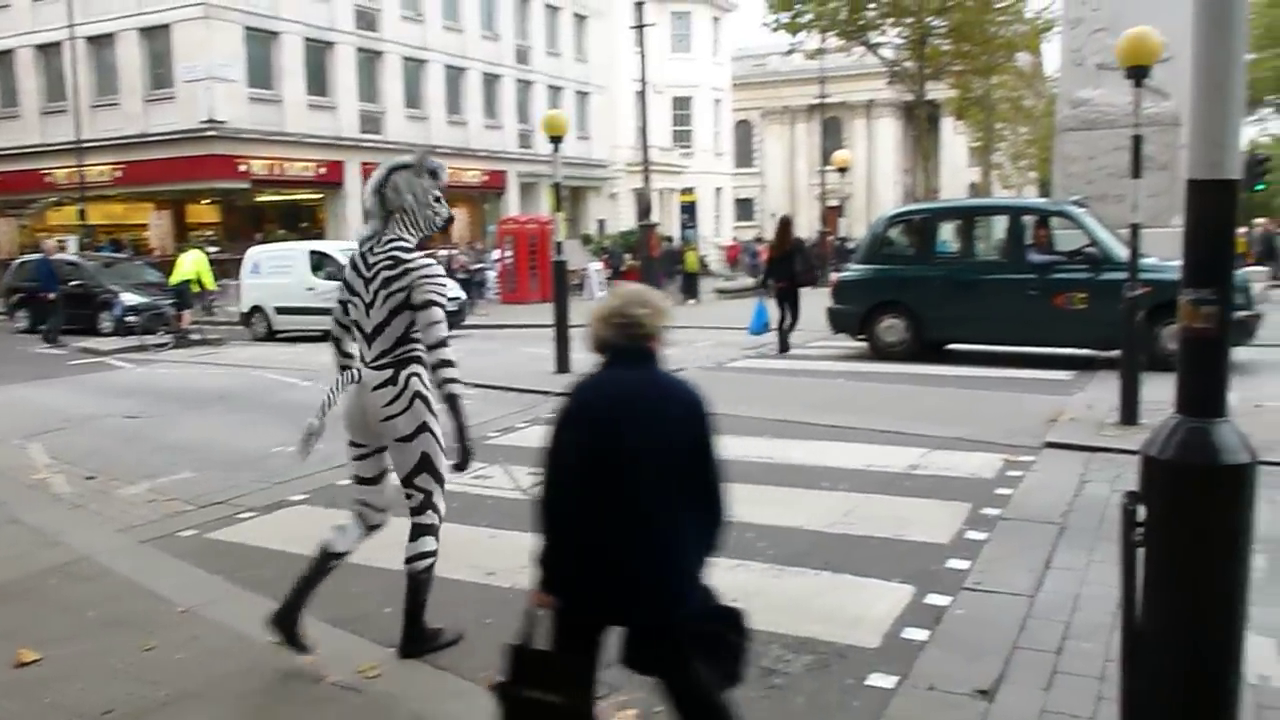
#> input picture frame 56 of zebra_crossing/images/inputVideo.mp4, 1280 x 720 px
$ python zebra.py   (Python 2 division)   (older library calls are emulated)
#> lines starting #> are read from the running program, lines starting #| are printed output that depends on the picture; after the words box and inside, x2 and y2 are one past the last pixel; in counts of white or black regions, pixels touching at a corner belong together
import numpy as np
import cv2
import math
# import scipy.misc
import PIL.Image
import statistics
import timeit
import glob
from sklearn import linear_model, datasets


# ==========================#
# ---------functions--------#
# ==========================#

# get a line from a point and unit vectors
# [42 lines left out: functions lineCalc, angle, lineIntersect, not called in this run]


# process a frame
def process(im):
    start = timeit.timeit()  # start timer

    # initialize some variables
    x = W
    y = H

    radius = 250  # px
    thresh = 170
    bw_width = 170

    bxLeft = []
    byLeft = []
    bxbyLeftArray = []
    bxbyRightArray = []
    bxRight = []
    byRight = []
    boundedLeft = []
    boundedRight = []

    # 1. filter the white color
    lower = np.array([170, 170, 170])
    upper = np.array([255, 255, 255])
    mask = cv2.inRange(im, lower, upper)

    # 2. erode the frame
    erodeSize = int(y / 30)
    erodeStructure = cv2.getStructuringElement(cv2.MORPH_RECT, (erodeSize, 1))
    erode = cv2.erode(mask, erodeStructure, (-1, -1))

    # 3. find contours and  draw the green lines on the white strips
    _, contours, hierarchy = cv2.findContours(erode, cv2.RETR_TREE, cv2.CHAIN_APPROX_NONE)

    for i in contours:
        bx, by, bw, bh = cv2.boundingRect(i)

        if (bw > bw_width):
            cv2.line(im, (bx, by), (bx + bw, by + bh), (0, 255, 0), 2)  # draw the a contour line
            bxRight.append(bx + bw)  # right line
            byRight.append(by + bh)  # right line
            bxLeft.append(bx)  # left line
            byLeft.append(by)  # left line
            bxbyLeftArray.append([bx, by])  # x,y for the left line
            bxbyRightArray.append([bx + bw, by + bh])  # x,y for the left line
            cv2.circle(im, (int(bx), int(by)), 5, (0, 250, 250), 2)  # circles -> left line
            cv2.circle(im, (int(bx + bw), int(by + bh)), 5, (250, 250, 0), 2)  # circles -> right line

    # calculate median average for each line
    medianR = np.median(bxbyRightArray, axis=0)
    medianL = np.median(bxbyLeftArray, axis=0)

    bxbyLeftArray = np.asarray(bxbyLeftArray)
    bxbyRightArray = np.asarray(bxbyRightArray)

    # 4. are the points bounded within the median circle?
    for i in bxbyLeftArray:
        if (((medianL[0] - i[0]) ** 2 + (medianL[1] - i[1]) ** 2) < radius ** 2) == True:
            boundedLeft.append(i)

    boundedLeft = np.asarray(boundedLeft)

    for i in bxbyRightArray:
        if (((medianR[0] - i[0]) ** 2 + (medianR[1] - i[1]) ** 2) < radius ** 2) == True:
            boundedRight.append(i)

    boundedRight = np.asarray(boundedRight)

    # 5. RANSAC Algorithm

    # select the points enclosed within the circle (from the last part)
    print boundedLeft
    # if boundedLeft != None:

    bxLeft = np.asarray(boundedLeft[:, 0])
    byLeft = np.asarray(boundedLeft[:, 1])
    bxRight = np.asarray(boundedRight[:, 0])
    byRight = np.asarray(boundedRight[:, 1])

    # transpose x of the right and the left line
    bxLeftT = np.array([bxLeft]).transpose()
    bxRightT = np.array([bxRight]).transpose()

    # run ransac for LEFT
    model_ransac = linear_model.RANSACRegressor(linear_model.LogisticRegression())
    ransacX = model_ransac.fit(bxLeftT, byLeft)
    inlier_maskL = model_ransac.inlier_mask_  # right mask

    # run ransac for RIGHT
    ransacY = model_ransac.fit(bxRightT, byRight)
    inlier_maskR = model_ransac.inlier_mask_  # left mask

    # draw RANSAC selected circles
    for i, element in enumerate(boundedRight[inlier_maskR]):
        # print(i,element[0])
        cv2.circle(im, (element[0], element[1]), 10, (250, 250, 250), 2)  # circles -> right line

    for i, element in enumerate(boundedLeft[inlier_maskL]):
        # print(i,element[0])
        cv2.circle(im, (element[0], element[1]), 10, (100, 100, 250), 2)  # circles -> right line

    # 6. Calcuate the intersection point of the bounding lines
    # unit vector + a point on each line
    vx, vy, x0, y0 = cv2.fitLine(boundedLeft[inlier_maskL], cv2.DIST_L2, 0, 0.01, 0.01)
    vx_R, vy_R, x0_R, y0_R = cv2.fitLine(boundedRight[inlier_maskR], cv2.DIST_L2, 0, 0.01, 0.01)

    # get m*x+b
    m_L, b_L = lineCalc(vx, vy, x0, y0)
    m_R, b_R = lineCalc(vx_R, vy_R, x0_R, y0_R)

    # calculate intersention
    intersectionX, intersectionY = lineIntersect(m_R, b_R, m_L, b_L)

    # 7. draw the bounding lines and the intersection point
    m = radius * 10
    if (intersectionY < H / 2):
        cv2.circle(im, (int(intersectionX), int(intersectionY)), 10, (0, 0, 255), 15)
        cv2.line(im, (x0 - m * vx, y0 - m * vy), (x0 + m * vx, y0 + m * vy), (255, 0, 0), 3)
        cv2.line(im, (x0_R - m * vx_R, y0_R - m * vy_R), (x0_R + m * vx_R, y0_R + m * vy_R), (255, 0, 0), 3)

    # 8. calculating the direction vector
    POVx = W / 2  # camera POV - center of the screen
    POVy = H / 2  # camera POV - center of the screen

    Dx = -int(intersectionX - POVx)  # regular x,y axis coordinates
    Dy = -int(intersectionY - POVy)  # regular x,y axis coordinates

    # focal length in pixels = (image width in pixels) * (focal length in mm) / (CCD width in mm)
    focalpx = int(W * 4.26 / 6.604)  # all in mm

    end = timeit.timeit()  # STOP TIMER
    time_ = end - start

    print('DELTA (x,y from POV):' + str(Dx) + ',' + str(Dy))
    return im, Dx, Dy


cap = cv2.VideoCapture('images/inputVideo.mp4')  # load a video
#
W = cap.get(3)  # get width
H = cap.get(4)  # get height
# frame = cv2.imread("images/main2.jpg")
# W, H, _ = frame.shape

# Define a new resolution
ratio = H / W
W = 800
H = int(W * ratio)

# setup the parameters for saving the processed file
# fourcc = cv2.VideoWriter_fourcc(*'mp4v')
# out = cv2.VideoWriter('processedVideo.mp4', fourcc, 15.0, (int(W), int(H)))

Dx = []
Dy = []
after = 0
DxAve = 0
Dxold = 0
DyAve = 0
Dyold = 0
i = 0
state = ""

while (cap.isOpened()):
    ret, frame = cap.read()
#> frame is the input picture: shape (720, 1280, 3); mean B, G, R 127.3, 131.7, 133.6
    if ret == False:
        break
    img = cv2.resize(frame, (W, H))

    # draw camera's POV
    cv2.circle(img, (int(W / 2), int(H / 2)), 5, (0, 0, 255), 8)
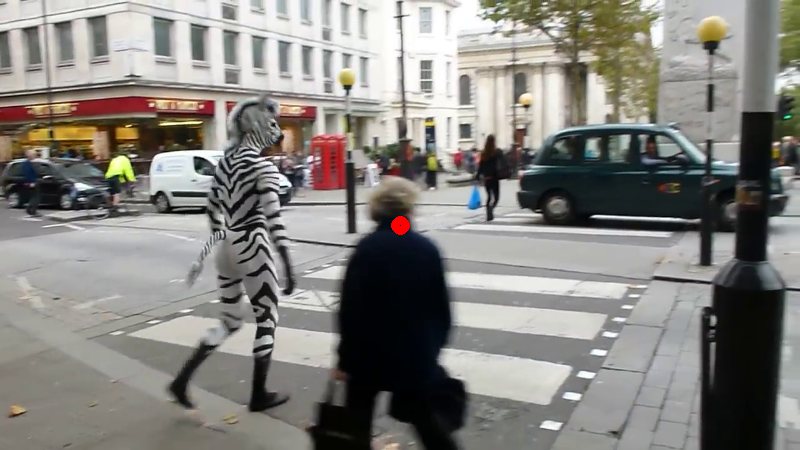
#> img: shape (450, 800, 3); mean B, G, R 127.2, 131.6, 133.7

    try:
        processedFrame, dx, dy = process(img)
#> in process, `mask = cv2.inRange(im, lower, upper)`:
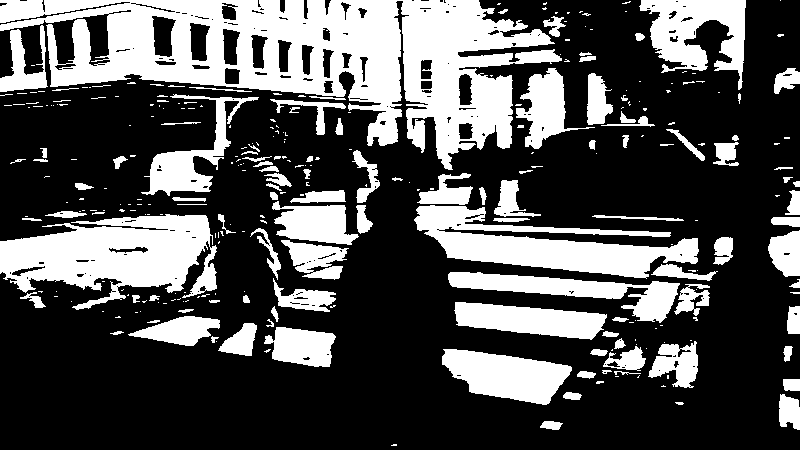
#> mask: shape (450, 800); 32% white; 304 white regions (191 under 20 px), largest, box (x1, y1, x2, y2) and area: (0, 0, 562, 170) 41428, (0, 214, 217, 310) 12512, (414, 205, 699, 279) 9409
#> in process, `erode = cv2.erode(mask, erodeStructure, (-1, -1))`:
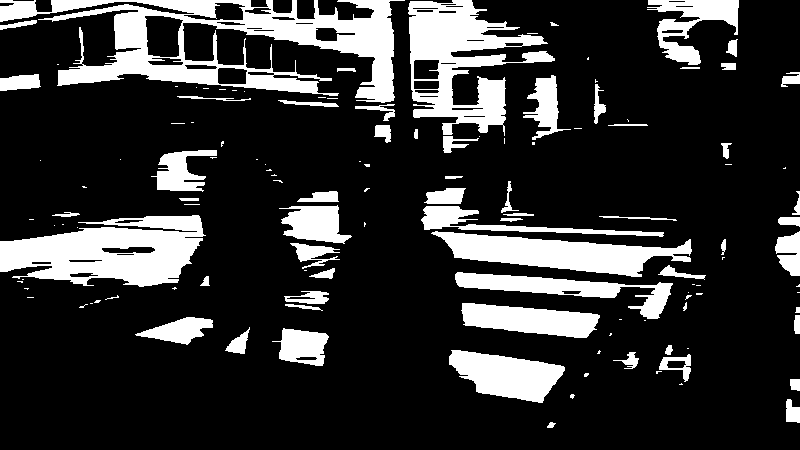
#> erode: shape (450, 800); 19.5% white; 127 white regions (67 under 20 px)
#> in process, `_, contours, hierarchy = cv2.findContours(erode, cv2.RETR_TREE, cv2.CH..`: contours = 168 contours, 71 with area under 20; largest, box (x1, y1, x2, y2) and area: (0, 0, 405, 103) 17404, (0, 215, 206, 287) 9598, (408, 0, 555, 136) 9215, (431, 231, 692, 277) 5705, (449, 350, 565, 403) 3654
#> the loop in process, `for i in contours:` made 168 passes
#> (bx, by, bw, bh) on passes 1 to 3: (547, 422, 9, 6), (786, 399, 14, 24), (570, 394, 5, 5)
#> after the loop in process, `for i in contours:`:
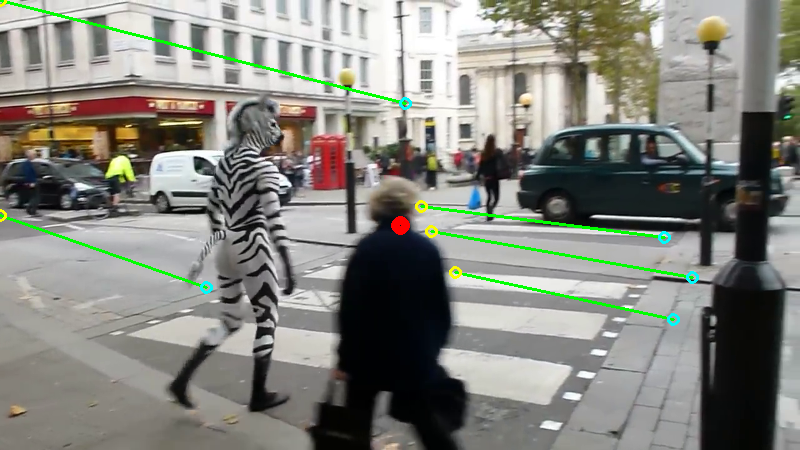
#> im: shape (450, 800, 3); 1.31% of pixels changed, all inside (x1, y1, x2, y2) = (0, 0, 699, 326)
#> after the loop in process, `for i in contours:`: bxLeft = [455, 431, 0, 421, 0]; bxRight = [673, 692, 206, 664, 405]; bxbyLeftArray = [[455, 272], [431, 231], [0, 215], [421, 206], [0, 0]]; bxbyRightArray = [[673, 319], [692, 277], [206, 287], [664, 237], [405, 103]]; byLeft = [272, 231, 215, 206, 0]; byRight = [319, 277, 287, 237, 103]
#> in process, `medianR = np.median(bxbyRightArray, axis=0)`: medianR = [664, 277]
#> in process, `medianL = np.median(bxbyLeftArray, axis=0)`: medianL = [421, 215]
#> the loop in process, `for i in bxbyLeftArray:` made 5 passes
#> after the loop in process, `for i in bxbyLeftArray:`: boundedLeft = [[455, 272], [431, 231], [421, 206]]
#> the loop in process, `for i in bxbyRightArray:` made 5 passes
#> after the loop in process, `for i in bxbyRightArray:`: boundedRight = [[673, 319], [692, 277], [664, 237]]
#| [[455 272]
#|  [431 231]
#|  [421 206]]
#> in process, `bxLeft = np.asarray(boundedLeft[:, 0])`: bxLeft = [455, 431, 421]
#> in process, `byLeft = np.asarray(boundedLeft[:, 1])`: byLeft = [272, 231, 206]
#> in process, `bxRight = np.asarray(boundedRight[:, 0])`: bxRight = [673, 692, 664]
#> in process, `byRight = np.asarray(boundedRight[:, 1])`: byRight = [319, 277, 237]
#> in process, `bxLeftT = np.array([bxLeft]).transpose()`: bxLeftT = [455, 431, 421]
#> in process, `bxRightT = np.array([bxRight]).transpose()`: bxRightT = [673, 692, 664]

        if (i < 6):
            Dx.append(dx)
            Dy.append(dy)
            i = i + 1

        else:
            DxAve = sum(Dx) / len(Dx)
            DyAve = sum(Dy) / len(Dy)
            del Dx[:]
            del Dy[:]
            i = 0

        print "Rollin\'", DxAve, DyAve, Dxold
        if (DyAve > 30) and (abs(DxAve) < 300):
            # check if the vanishing point and the next vanishing point aren't too far from each other
            if (((DxAve - Dxold) ** 2 + (DyAve - Dyold) ** 2) < 150 ** 2) == True:  ##distance 150 px max
                cv2.line(img, (int(W / 2), int(H / 2)), (int(W / 2) + int(DxAve), int(H / 2) + int(DyAve)), (0, 0, 255),
                         7)

                # walking directions
                if abs(DxAve) < 80 and DyAve > 100 and abs(Dxold - DxAve) < 20:
                    state = 'Straight'
                    cv2.putText(img, state, (50, 50), cv2.FONT_HERSHEY_PLAIN, 3, (0, 0, 0), 2, cv2.LINE_AA)

                elif DxAve > 80 and DyAve > 100 and abs(Dxold - DxAve) < 20:
                    state = 'Right'
                    cv2.putText(img, state, (50, 50), cv2.FONT_HERSHEY_PLAIN, 3, (0, 0, 255), 2, cv2.LINE_AA)

                elif DxAve < 80 and DyAve > 100 and abs(Dxold - DxAve) < 20:
                    state = 'Left'
                    cv2.putText(img, state, (50, 50), cv2.FONT_HERSHEY_PLAIN, 3, (0, 0, 255), 2, cv2.LINE_AA)
            else:
                cv2.line(img, (int(W / 2), int(H / 2)), (int(W / 2) + int(Dxold), int(H / 2) + int(Dyold)),
                         (0, 0, 255), )

            # walking directions
            if state == 'Straight':
                cv2.putText(img, state, (50, 50), cv2.FONT_HERSHEY_PLAIN, 3, (0, 0, 0), 2, cv2.LINE_AA)
            else:
                cv2.putText(img, state, (50, 50), cv2.FONT_HERSHEY_PLAIN, 3, (0, 0, 255), 2, cv2.LINE_AA)
            print "State", state

            Dxold = DxAve
            Dyold = DyAve


    except Exception as e:
        print('Failed to process frame', e)

#> (the run stopped early here; a loop or call above may not have finished)

$ run again, starting later in the video
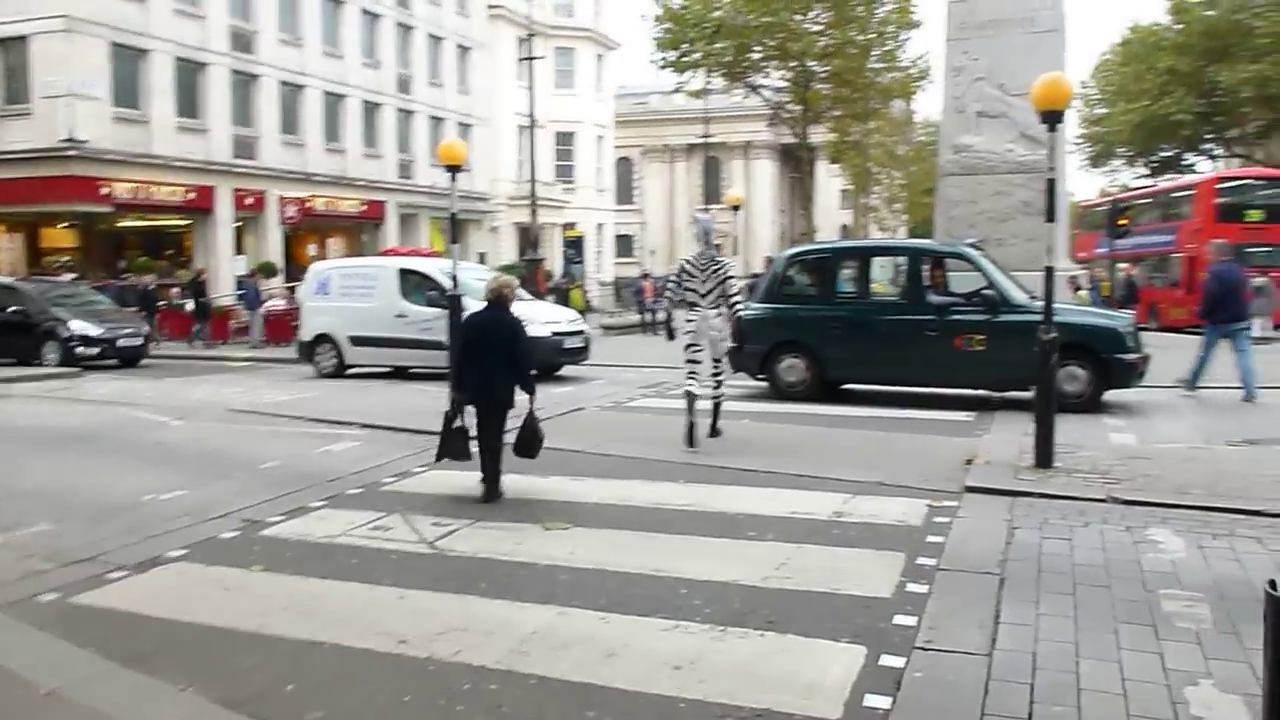
#> input picture frame 255 of zebra_crossing/images/inputVideo.mp4, 1280 x 720 px
#> frame is the input picture: shape (720, 1280, 3); mean B, G, R 149.1, 154.3, 156.7
#> in process, `mask = cv2.inRange(im, lower, upper)`:
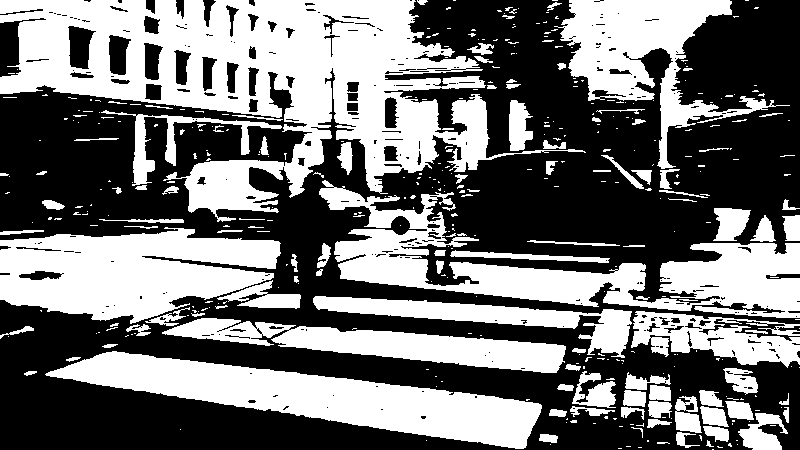
#> mask: shape (450, 800); 45.2% white; 407 white regions (295 under 20 px), largest, box (x1, y1, x2, y2) and area: (0, 0, 586, 222) 51322, (319, 180, 800, 318) 20952, (45, 351, 542, 449) 19352
#> erode: shape (450, 800); 30.7% white; 195 white regions (118 under 20 px)
#> contours = 268 contours, 139 with area under 20; largest, box (x1, y1, x2, y2) and area: (0, 0, 487, 163) 34373, (52, 352, 535, 448) 17370, (0, 229, 274, 320) 15983, (567, 0, 725, 97) 7747, (278, 327, 559, 373) 6216
#> the loop in process, `for i in contours:` made 268 passes
#> (bx, by, bw, bh) on passes 1 to 3: (687, 445, 6, 1), (546, 435, 5, 6), (683, 434, 6, 1)
#> after the loop in process, `for i in contours:`:
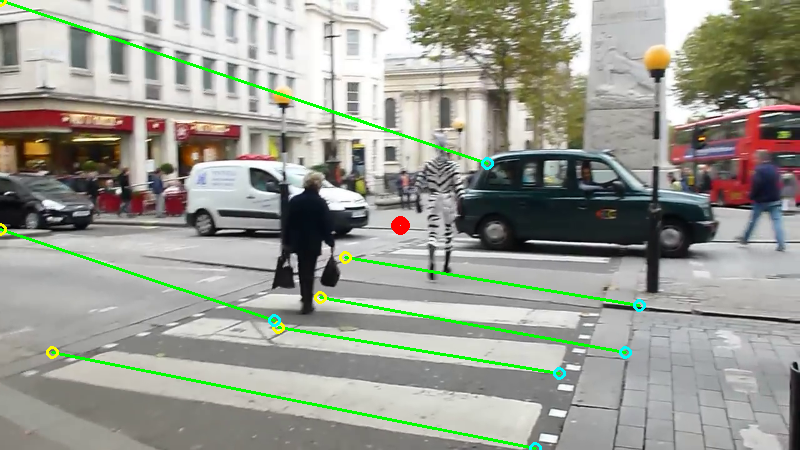
#> im: shape (450, 800, 3); mean B, G, R 145.6, 155.4, 153.2
#> after the loop in process, `for i in contours:`: bxLeft = [52, 278, 320, 345, 0, 0]; bxRight = [535, 559, 625, 639, 274, 487]; bxbyLeftArray = [[52, 352], [278, 327], [320, 297], [345, 257], [0, 229], [0, 0]]; bxbyRightArray = [[535, 448], [559, 373], [625, 352], [639, 305], [274, 320], [487, 163]]; byLeft = [352, 327, 297, 257, 229, 0]; byRight = [448, 373, 352, 305, 320, 163]
#> medianR = [547, 336]
#> medianL = [165, 277]
#> the loop in process, `for i in bxbyLeftArray:` made 6 passes
#> after the loop in process, `for i in bxbyLeftArray:`: boundedLeft = [[52, 352], [278, 327], [320, 297], [345, 257], [0, 229]]
#> the loop in process, `for i in bxbyRightArray:` made 6 passes
#> after the loop in process, `for i in bxbyRightArray:`: boundedRight = [[535, 448], [559, 373], [625, 352], [639, 305], [487, 163]]
#| [[ 52 352]
#|  [278 327]
#|  [320 297]
#|  [345 257]
#|  [  0 229]]
#> in process, `bxLeft = np.asarray(boundedLeft[:, 0])`: bxLeft = [52, 278, 320, 345, 0]
#> in process, `byLeft = np.asarray(boundedLeft[:, 1])`: byLeft = [352, 327, 297, 257, 229]
#> in process, `bxRight = np.asarray(boundedRight[:, 0])`: bxRight = [535, 559, 625, 639, 487]
#> in process, `byRight = np.asarray(boundedRight[:, 1])`: byRight = [448, 373, 352, 305, 163]
#> bxLeftT = [52, 278, 320, 345, 0]
#> bxRightT = [535, 559, 625, 639, 487]
